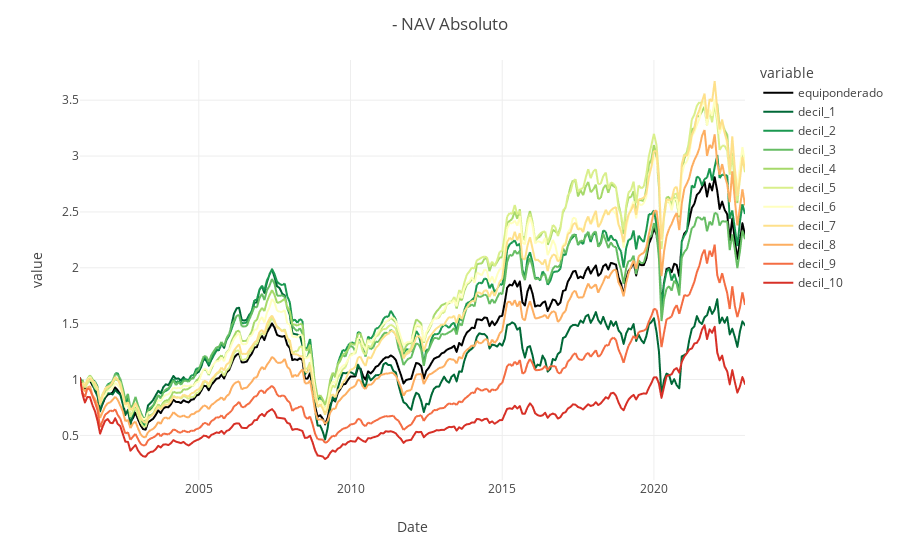

Write notebook code for a chart like this one.
### Code cell
pcf_ranked = af.rank_data(pcf,10,'bajo')
pcf_rents,i = af.get_rents_df(pcf_ranked,prices_df,10,1,30)
pl.plot_NAV_absoluto(pcf_rents)

### Figure 1 — Plotly figure (JSON) as saved in the notebook; plotly's stock layout.template omitted (floating-point values rounded to 4 significant figures; data arrays with more than 128 entries replaced by an {"elided": "..."} marker saying what was removed)
{"data": [{"hovertemplate": "variable=equiponderado<br>CallDate=%{x}<br>value=%{y}<extra></extra>", "legendgroup": "equiponderado", "line": {"color": "#000000", "dash": "solid"}, "marker": {"symbol": "circle"}, "mode": "lines", "name": "equiponderado", "showlegend": true, "type": "scattergl", "x": {"elided": "264 str values"}, "xaxis": "x", "y": {"elided": "264 float values"}, "yaxis": "y"}, {"hovertemplate": "variable=decil_1<br>CallDate=%{x}<br>value=%{y}<extra></extra>", "legendgroup": "decil_1", "line": {"color": "rgb(0,104,55)", "dash": "solid"}, "marker": {"symbol": "circle"}, "mode": "lines", "name": "decil_1", "showlegend": true, "type": "scattergl", "x": {"elided": "264 str values"}, "xaxis": "x", "y": {"elided": "264 float values"}, "yaxis": "y"}, {"hovertemplate": "variable=decil_2<br>CallDate=%{x}<br>value=%{y}<extra></extra>", "legendgroup": "decil_2", "line": {"color": "rgb(26,152,80)", "dash": "solid"}, "marker": {"symbol": "circle"}, "mode": "lines", "name": "decil_2", "showlegend": true, "type": "scattergl", "x": {"elided": "264 str values"}, "xaxis": "x", "y": {"elided": "264 float values"}, "yaxis": "y"}, {"hovertemplate": "variable=decil_3<br>CallDate=%{x}<br>value=%{y}<extra></extra>", "legendgroup": "decil_3", "line": {"color": "rgb(102,189,99)", "dash": "solid"}, "marker": {"symbol": "circle"}, "mode": "lines", "name": "decil_3", "showlegend": true, "type": "scattergl", "x": {"elided": "264 str values"}, "xaxis": "x", "y": {"elided": "264 float values"}, "yaxis": "y"}, {"hovertemplate": "variable=decil_4<br>CallDate=%{x}<br>value=%{y}<extra></extra>", "legendgroup": "decil_4", "line": {"color": "rgb(166,217,106)", "dash": "solid"}, "marker": {"symbol": "circle"}, "mode": "lines", "name": "decil_4", "showlegend": true, "type": "scattergl", "x": {"elided": "264 str values"}, "xaxis": "x", "y": {"elided": "264 float values"}, "yaxis": "y"}, {"hovertemplate": "variable=decil_5<br>CallDate=%{x}<br>value=%{y}<extra></extra>", "legendgroup": "decil_5", "line": {"color": "rgb(217,239,139)", "dash": "solid"}, "marker": {"symbol": "circle"}, "mode": "lines", "name": "decil_5", "showlegend": true, "type": "scattergl", "x": {"elided": "264 str values"}, "xaxis": "x", "y": {"elided": "264 float values"}, "yaxis": "y"}, {"hovertemplate": "variable=decil_6<br>CallDate=%{x}<br>value=%{y}<extra></extra>", "legendgroup": "decil_6", "line": {"color": "rgb(255,255,191)", "dash": "solid"}, "marker": {"symbol": "circle"}, "mode": "lines", "name": "decil_6", "showlegend": true, "type": "scattergl", "x": {"elided": "264 str values"}, "xaxis": "x", "y": {"elided": "264 float values"}, "yaxis": "y"}, {"hovertemplate": "variable=decil_7<br>CallDate=%{x}<br>value=%{y}<extra></extra>", "legendgroup": "decil_7", "line": {"color": "rgb(254,224,139)", "dash": "solid"}, "marker": {"symbol": "circle"}, "mode": "lines", "name": "decil_7", "showlegend": true, "type": "scattergl", "x": {"elided": "264 str values"}, "xaxis": "x", "y": {"elided": "264 float values"}, "yaxis": "y"}, {"hovertemplate": "variable=decil_8<br>CallDate=%{x}<br>value=%{y}<extra></extra>", "legendgroup": "decil_8", "line": {"color": "rgb(253,174,97)", "dash": "solid"}, "marker": {"symbol": "circle"}, "mode": "lines", "name": "decil_8", "showlegend": true, "type": "scattergl", "x": {"elided": "264 str values"}, "xaxis": "x", "y": {"elided": "264 float values"}, "yaxis": "y"}, {"hovertemplate": "variable=decil_9<br>CallDate=%{x}<br>value=%{y}<extra></extra>", "legendgroup": "decil_9", "line": {"color": "rgb(244,109,67)", "dash": "solid"}, "marker": {"symbol": "circle"}, "mode": "lines", "name": "decil_9", "showlegend": true, "type": "scattergl", "x": {"elided": "264 str values"}, "xaxis": "x", "y": {"elided": "264 float values"}, "yaxis": "y"}, {"hovertemplate": "variable=decil_10<br>CallDate=%{x}<br>value=%{y}<extra></extra>", "legendgroup": "decil_10", "line": {"color": "rgb(215,48,39)", "dash": "solid"}, "marker": {"symbol": "circle"}, "mode": "lines", "name": "decil_10", "showlegend": true, "type": "scattergl", "x": {"elided": "264 str values"}, "xaxis": "x", "y": {"elided": "264 float values"}, "yaxis": "y"}], "layout": {"hovermode": "x unified", "legend": {"title": {"text": "variable"}, "tracegroupgap": 0}, "margin": {"t": 60}, "title": {"text": " - NAV Absoluto"}, "xaxis": {"anchor": "y", "domain": [0, 1], "title": {"text": "Date"}}, "yaxis": {"anchor": "x", "domain": [0, 1], "title": {"text": "value"}}}}
